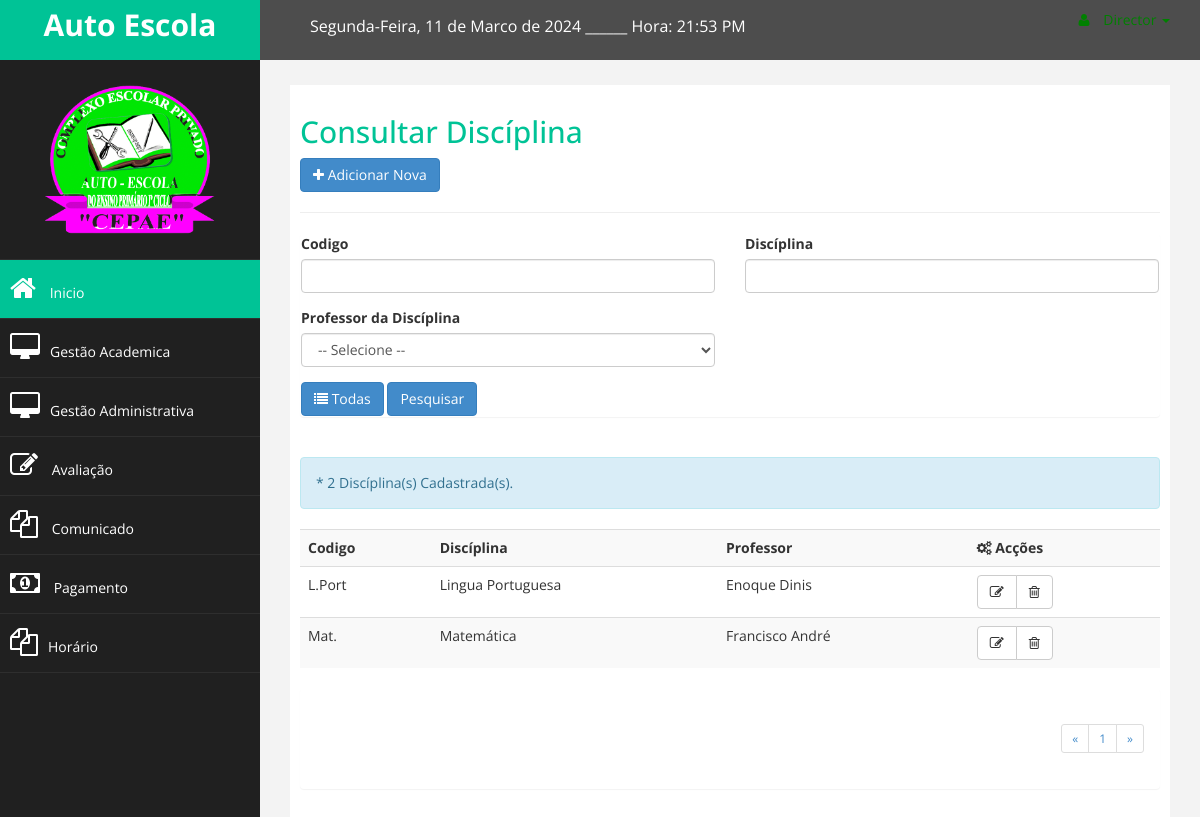
The page /admin/list_disc.php (signed in) on the database its author committed.
### tables this page shows
CREATE TABLE `disciplina` (
  `id_disciplina` int(11) NOT NULL,
  `codigo_disc` varchar(30) NOT NULL COMMENT 'Abreviatura do nome',
  `nome_disc` varchar(30) NOT NULL,
  `descricao` text DEFAULT NULL,
  `id_professor` int(11) NOT NULL
);

CREATE TABLE `usuario` (
  `id_usuario` int(11) NOT NULL,
  `nome_usuario` varchar(50) NOT NULL,
  `tipo_documento` varchar(30) NOT NULL,
  `num_documento` varchar(30) DEFAULT NULL,
  `sexo` enum('Masculino','Feminino') NOT NULL,
  `tel1` varchar(30) NOT NULL,
  `email` varchar(30) DEFAULT NULL,
  `tipo` varchar(30) NOT NULL,
  `ativo` tinyint(1) NOT NULL,
  `login` int(6) NOT NULL,
  `senha` varchar(100) NOT NULL
);

### admin/list_disc.php (the view, shortened to what this page needs)
<?php
include_once 'menu_rod/menu_admin.php';
 $pagina_atual = filter_input(INPUT_GET,'pagina', FILTER_SANITIZE_NUMBER_INT);
 $pagina = (!empty($pagina_atual)) ? $pagina_atual : 1;
 $qnt_result_pg = 5;
 $inicio = ($qnt_result_pg * $pagina) - $qnt_result_pg;
$codigo = isset($_POST['codigo'])?$_POST['codigo']:"";
$disciplina = isset($_POST['disciplina'])?$_POST['disciplina']:"";
$professor = isset($_POST['professor'])?$_POST['professor']:"";
$sql = "SELECT d.id_disciplina,d.codigo_disc,d.nome_disc,d.descricao,u.nome_usuario FROM disciplina d
inner join professor p on d.id_professor = p.id_professor join usuario u on p.id_usuario = u.id_usuario where  codigo_disc like '%$codigo%'
and nome_disc  like '%$disciplina%' and  nome_usuario like '%$professor%' order by nome_disc LIMIT  $inicio, $qnt_result_pg";
$consulta = mysqli_query($connect, $sql);
$registros_pesquisa = mysqli_num_rows($consulta);
?>
        <div id="page-wrapper" >
            <div id="page-inner">
                <div class="row">
                    <div class="col-md-12">
                     <h2>Consultar Discíplina</h2>
                     <a href="registar_disciplina.php" class="btn btn-primary"><i class="fa fa-plus"></i> Adicionar Nova</a>
                    </div>
                </div>
                  <hr />
                <div class="row">
                    <div class="col-lg-12">
                        <section class="panel">
                        <form action="" method="POST">
                        <div class="row">
                                <div class="col-md-6">
                                    <div class="form-group">
                                        <label>Codigo</label>
                                        <input type="text" name="codigo" autocomplete="off" class="form-control" />
                                    </div>
                                </div>
                                <div class="col-md-6">
                                    <div class="form-group">
                                        <label>Discíplina</label>
                                        <input type="text" name="disciplina" autocomplete="off" class="form-control" />
                                    </div>
                                </div>
                                <div class="col-md-6">
                                    <div class="form-group">
                                        <label>Professor da Discíplina</label>
                                        <select name="professor" id="professor" class="form-control">
                                        <option value="">-- Selecione --</option>
                                        </select>
                                    </div>
                                    <a href="list_disc.php" type="submit" class="btn btn-primary"><i class="fa fa-list"></i> Todas</a>
                                    <input type="submit" value="Pesquisar" class="btn btn-primary">
                                </div>
                            </div>
                        </form>
                    </div>
                    </div>
                    <br>
                    <?php
                        print "<div class='alert alert-info' role='alert'> * $registros_pesquisa Discíplina(s) Cadastrada(s).</div> ";   ?>
                        <table class="table table-striped table-advance table-hover">
                                <tbody>
                                <tr>
                                    <th> Codigo</th>
                                    <th> Discíplina</th>
                                    <th> Professor</th>
                                    <th><i class="fa fa-cogs"></i> Acções</th>
                                </tr>
                                <?php
                                while($exibirRegistros = mysqli_fetch_array($consulta)):
                                ?>
                                <tr>
                                    <td><?php echo $exibirRegistros['codigo_disc']; ?></td>
                                    <td><?php echo $exibirRegistros['nome_disc']; ?></td>
                                    <td><?php echo $exibirRegistros['nome_usuario']; ?></td>
                                    <td>
                                    <div class="btn-group">
                                        <a class="btn btn-default" href="editar_disc.php?id=<?php echo $exibirRegistros['id_disciplina']; ?>"><i class="fa fa-edit"></i></a>
                                        <a class="btn btn-default" href="deletar_disc.php?id=<?php echo $exibirRegistros['id_disciplina'];  ?>"><i class="fa fa-trash-o"></i></a>
                                    </div>
                                    </td>
                                </tr>
                                <?php endwhile;
                                    $result_pg = "SELECT COUNT(id_disciplina) AS num_result FROM disciplina";
                                    $resultado_pg = mysqli_query($connect, $result_pg);
                                    $row_pg = mysqli_fetch_assoc($resultado_pg);
                                    $quantidade_pg = ceil($row_pg['num_result'] / $qnt_result_pg);
                                ?>
                                </tbody>
                        </table>
			<section class="panel">
                <div class="panel-body">
                    <div>
                        <ul class="pagination pagination-sm pull-right">
                            <li><?PHP echo "<a href='list_disc.php?pagina=1'>«</a>"?></li>
                                                        <li><?PHP echo "<a href='list_disc.php?pagina=$pagina'> $pagina</a>";?></li>
                                            <li><?PHP echo "<a href='list_disc.php?pagina=$quantidade_pg'>»</a>"?></li>
                        </ul>
                    </div>
              </div>
            </section>
                </div>
            </div>
        </div>
     <?php
         include_once 'menu_rod/rod_admin.php';
     ?>

### assets/css/dustom.css (style rules this page uses)
body { font-family: 'Open Sans', sans-serif; }
#page-wrapper { padding: 15px 15px; min-height: 600px; background:#F3F3F3; }
#page-inner { width:100%; margin:10px 20px 10px 0px; background:#fff; padding:10px; min-height:1200px; }
h2 { color: #00c396; }
@media (min-width:768px) { #page-wrapper { margin: 0 0 0 260px; padding: 15px 30px; min-height: 1200px; } }

### rows shown on the page
disciplina: codigo_disc "L.Port", nome_disc "Lingua Portuguesa", usuario.nome_usuario "Enoque Dinis"
disciplina: codigo_disc "Mat.", nome_disc "Matemática", usuario.nome_usuario "Francisco André"

### other values the page prints
$registros_pesquisa "2"
$pagina "1"
